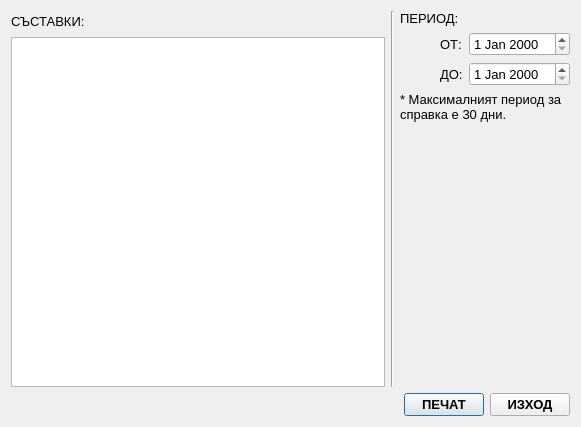
<?xml version="1.0" encoding="UTF-8"?>
<ui version="4.0">
 <class>DialogQueryExpenses</class>
 <widget class="QDialog" name="DialogQueryExpenses">
  <property name="geometry">
   <rect>
    <x>0</x>
    <y>0</y>
    <width>581</width>
    <height>427</height>
   </rect>
  </property>
  <property name="font">
   <font>
    <pointsize>10</pointsize>
   </font>
  </property>
  <property name="windowTitle">
   <string>СПРАВКА ЗА РАЗХОД НА МАТЕРИАЛИ</string>
  </property>
  <layout class="QVBoxLayout" name="verticalLayout_3">
   <item>
    <layout class="QHBoxLayout" name="horizontalLayout_5">
     <item>
      <layout class="QVBoxLayout" name="verticalLayout">
       <item>
        <layout class="QHBoxLayout" name="horizontalLayout_4">
         <item>
          <widget class="QLabel" name="label">
           <property name="text">
            <string>СЪСТАВКИ:</string>
           </property>
          </widget>
         </item>
         <item>
          <spacer name="horizontalSpacer_2">
           <property name="orientation">
            <enum>Qt::Horizontal</enum>
           </property>
           <property name="sizeHint" stdset="0">
            <size>
             <width>40</width>
             <height>20</height>
            </size>
           </property>
          </spacer>
         </item>
        </layout>
       </item>
       <item>
        <widget class="QListWidget" name="listWidget">
         <property name="minimumSize">
          <size>
           <width>0</width>
           <height>0</height>
          </size>
         </property>
        </widget>
       </item>
      </layout>
     </item>
     <item>
      <widget class="Line" name="line">
       <property name="orientation">
        <enum>Qt::Vertical</enum>
       </property>
      </widget>
     </item>
     <item>
      <layout class="QVBoxLayout" name="verticalLayout_2">
       <item>
        <widget class="QLabel" name="label_5">
         <property name="text">
          <string>ПЕРИОД:</string>
         </property>
        </widget>
       </item>
       <item>
        <layout class="QHBoxLayout" name="horizontalLayout_2">
         <item>
          <spacer name="horizontalSpacer_4">
           <property name="orientation">
            <enum>Qt::Horizontal</enum>
           </property>
           <property name="sizeType">
            <enum>QSizePolicy::Minimum</enum>
           </property>
           <property name="sizeHint" stdset="0">
            <size>
             <width>40</width>
             <height>20</height>
            </size>
           </property>
          </spacer>
         </item>
         <item>
          <widget class="QLabel" name="label_2">
           <property name="text">
            <string>ОТ:</string>
           </property>
          </widget>
         </item>
         <item>
          <widget class="QDateEdit" name="dateEditStart"/>
         </item>
        </layout>
       </item>
       <item>
        <layout class="QHBoxLayout" name="horizontalLayout_3">
         <item>
          <spacer name="horizontalSpacer_3">
           <property name="orientation">
            <enum>Qt::Horizontal</enum>
           </property>
           <property name="sizeType">
            <enum>QSizePolicy::Minimum</enum>
           </property>
           <property name="sizeHint" stdset="0">
            <size>
             <width>40</width>
             <height>20</height>
            </size>
           </property>
          </spacer>
         </item>
         <item>
          <widget class="QLabel" name="label_3">
           <property name="text">
            <string>ДО:</string>
           </property>
          </widget>
         </item>
         <item>
          <widget class="QDateEdit" name="dateEditEnd"/>
         </item>
        </layout>
       </item>
       <item>
        <widget class="QLabel" name="label_4">
         <property name="text">
          <string>* Максималният период за справка е 30 дни.</string>
         </property>
         <property name="wordWrap">
          <bool>true</bool>
         </property>
        </widget>
       </item>
       <item>
        <spacer name="verticalSpacer">
         <property name="orientation">
          <enum>Qt::Vertical</enum>
         </property>
         <property name="sizeHint" stdset="0">
          <size>
           <width>20</width>
           <height>40</height>
          </size>
         </property>
        </spacer>
       </item>
      </layout>
     </item>
    </layout>
   </item>
   <item>
    <layout class="QHBoxLayout" name="horizontalLayout">
     <item>
      <spacer name="horizontalSpacer">
       <property name="orientation">
        <enum>Qt::Horizontal</enum>
       </property>
       <property name="sizeHint" stdset="0">
        <size>
         <width>40</width>
         <height>20</height>
        </size>
       </property>
      </spacer>
     </item>
     <item>
      <widget class="QPushButton" name="btnPrint">
       <property name="font">
        <font>
         <weight>75</weight>
         <bold>true</bold>
        </font>
       </property>
       <property name="text">
        <string>ПЕЧАТ</string>
       </property>
      </widget>
     </item>
     <item>
      <widget class="QPushButton" name="btnExit">
       <property name="font">
        <font>
         <weight>75</weight>
         <bold>true</bold>
        </font>
       </property>
       <property name="text">
        <string>ИЗХОД</string>
       </property>
      </widget>
     </item>
    </layout>
   </item>
  </layout>
 </widget>
 <resources/>
 <connections>
  <connection>
   <sender>btnExit</sender>
   <signal>clicked()</signal>
   <receiver>DialogQueryExpenses</receiver>
   <slot>accept()</slot>
   <hints>
    <hint type="sourcelabel">
     <x>533</x>
     <y>665</y>
    </hint>
    <hint type="destinationlabel">
     <x>290</x>
     <y>343</y>
    </hint>
   </hints>
  </connection>
 </connections>
</ui>
